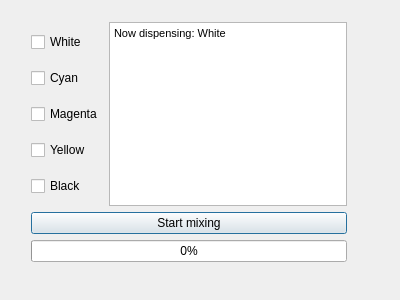
<?xml version="1.0" encoding="UTF-8"?>
<ui version="4.0">
 <class>paint</class>
 <widget class="QDialog" name="paint">
  <property name="geometry">
   <rect>
    <x>0</x>
    <y>0</y>
    <width>400</width>
    <height>300</height>
   </rect>
  </property>
  <property name="windowTitle">
   <string>Dialog</string>
  </property>
  <widget class="QWidget" name="">
   <property name="geometry">
    <rect>
     <x>31</x>
     <y>22</y>
     <width>316</width>
     <height>240</height>
    </rect>
   </property>
   <layout class="QVBoxLayout" name="verticalLayout_3">
    <item>
     <layout class="QHBoxLayout" name="horizontalLayout">
      <item>
       <layout class="QVBoxLayout" name="verticalLayout">
        <item>
         <widget class="QCheckBox" name="white">
          <property name="text">
           <string>White</string>
          </property>
         </widget>
        </item>
        <item>
         <widget class="QCheckBox" name="cyan">
          <property name="text">
           <string>Cyan</string>
          </property>
         </widget>
        </item>
        <item>
         <widget class="QCheckBox" name="magenta">
          <property name="text">
           <string>Magenta</string>
          </property>
         </widget>
        </item>
        <item>
         <widget class="QCheckBox" name="yellow">
          <property name="text">
           <string>Yellow</string>
          </property>
         </widget>
        </item>
        <item>
         <widget class="QCheckBox" name="black">
          <property name="text">
           <string>Black</string>
          </property>
         </widget>
        </item>
       </layout>
      </item>
      <item>
       <widget class="QTextEdit" name="text">
        <property name="readOnly">
         <bool>true</bool>
        </property>
        <property name="html">
         <string>&lt;!DOCTYPE HTML PUBLIC &quot;-//W3C//DTD HTML 4.0//EN&quot; &quot;http://www.w3.org/TR/REC-html40/strict.dtd&quot;&gt;
&lt;html&gt;&lt;head&gt;&lt;meta name=&quot;qrichtext&quot; content=&quot;1&quot; /&gt;&lt;style type=&quot;text/css&quot;&gt;
p, li { white-space: pre-wrap; }
&lt;/style&gt;&lt;/head&gt;&lt;body style=&quot; font-family:'MS Shell Dlg 2'; font-size:8pt; font-weight:400; font-style:normal;&quot;&gt;
&lt;p style=&quot; margin-top:0px; margin-bottom:0px; margin-left:0px; margin-right:0px; -qt-block-indent:0; text-indent:0px;&quot;&gt;Now dispensing: White&lt;/p&gt;&lt;/body&gt;&lt;/html&gt;</string>
        </property>
       </widget>
      </item>
     </layout>
    </item>
    <item>
     <layout class="QVBoxLayout" name="verticalLayout_2">
      <item>
       <widget class="QPushButton" name="start">
        <property name="text">
         <string>Start mixing</string>
        </property>
       </widget>
      </item>
      <item>
       <widget class="QProgressBar" name="progressBar">
        <property name="value">
         <number>0</number>
        </property>
       </widget>
      </item>
     </layout>
    </item>
   </layout>
  </widget>
 </widget>
 <resources/>
 <connections/>
</ui>
